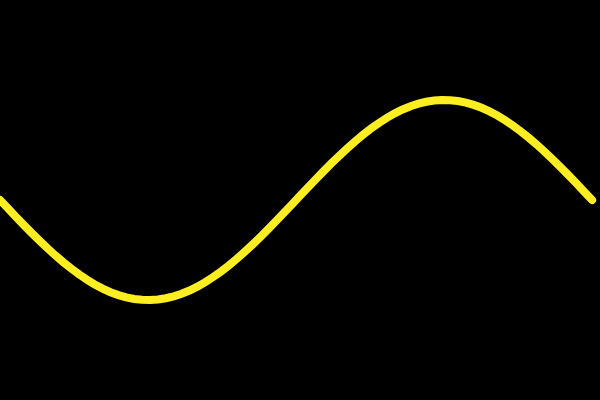
Frame 1 (no input)
Frame 60 (no input): identical to frame 1, image omitted
Frame 120 (the mouse pressed at the canvas centre since frame 60): identical to frame 1, image omitted

The p5.js sketch that drew this single still picture (run headless with seeded random() and noise() and a simulated clock; from frame 60 on, the mouse is pressed at the canvas centre):

// p5.js sketch
// ── sketch.js
const r = 4;

function setup() {
  createCanvas(600, 400);
}

function draw() {
  background(0);
  translate(width * 0.5, height * 0.5);

  const total = floor(width / (r * 2));
  noFill();
  stroke(252, 238, 33);
  strokeWeight(8);

  beginShape();

  for (let i = 0; i < total + 1; i++) {
    const angle = map(i, 0, total, 0, TWO_PI);
    const y = map(sin(angle), -1, 1, -100, 100);
    const x = map(i, 0, total + 1, -300, 300);
    vertex(x, y);
  }

  endShape();
}
